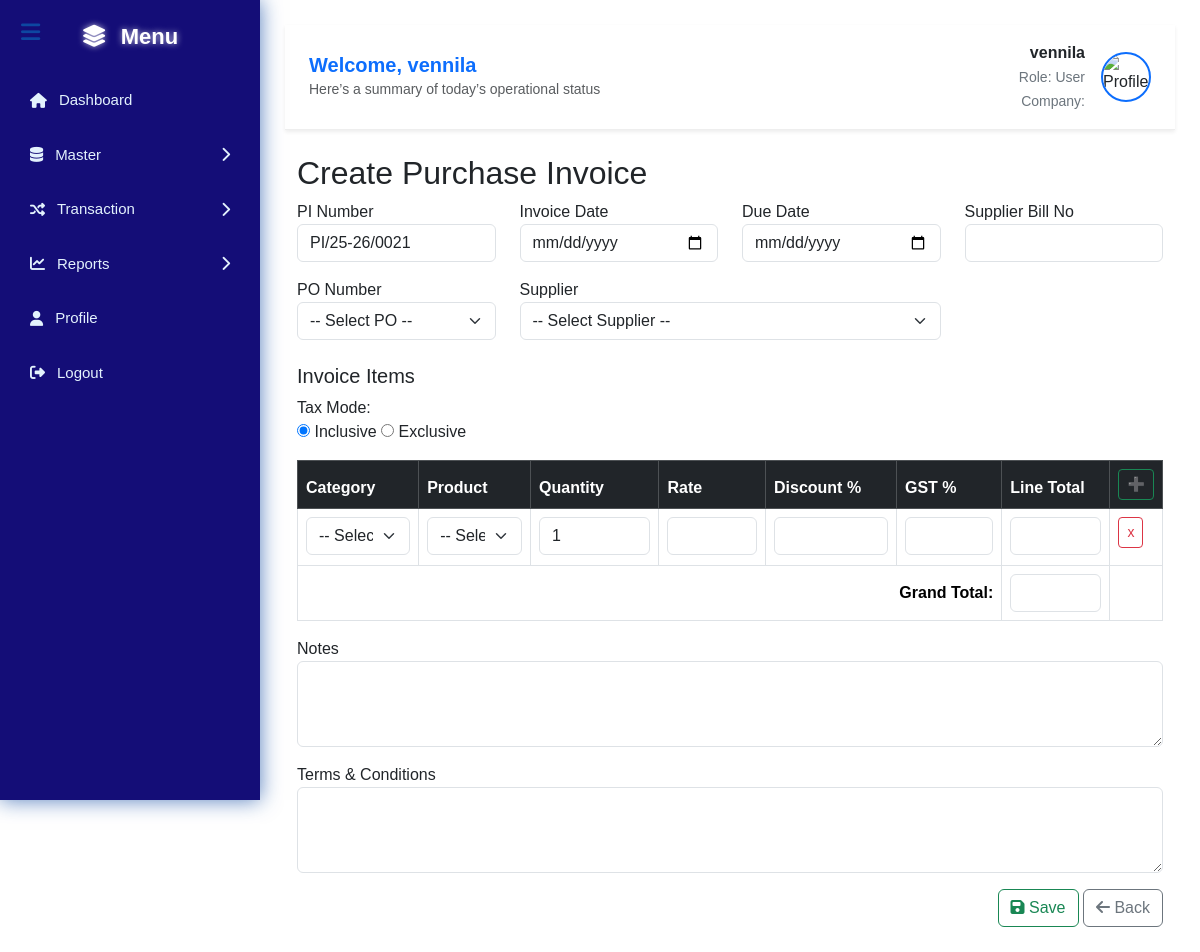
The page /insert_invoice.php (signed in) on the database as committed earlier.
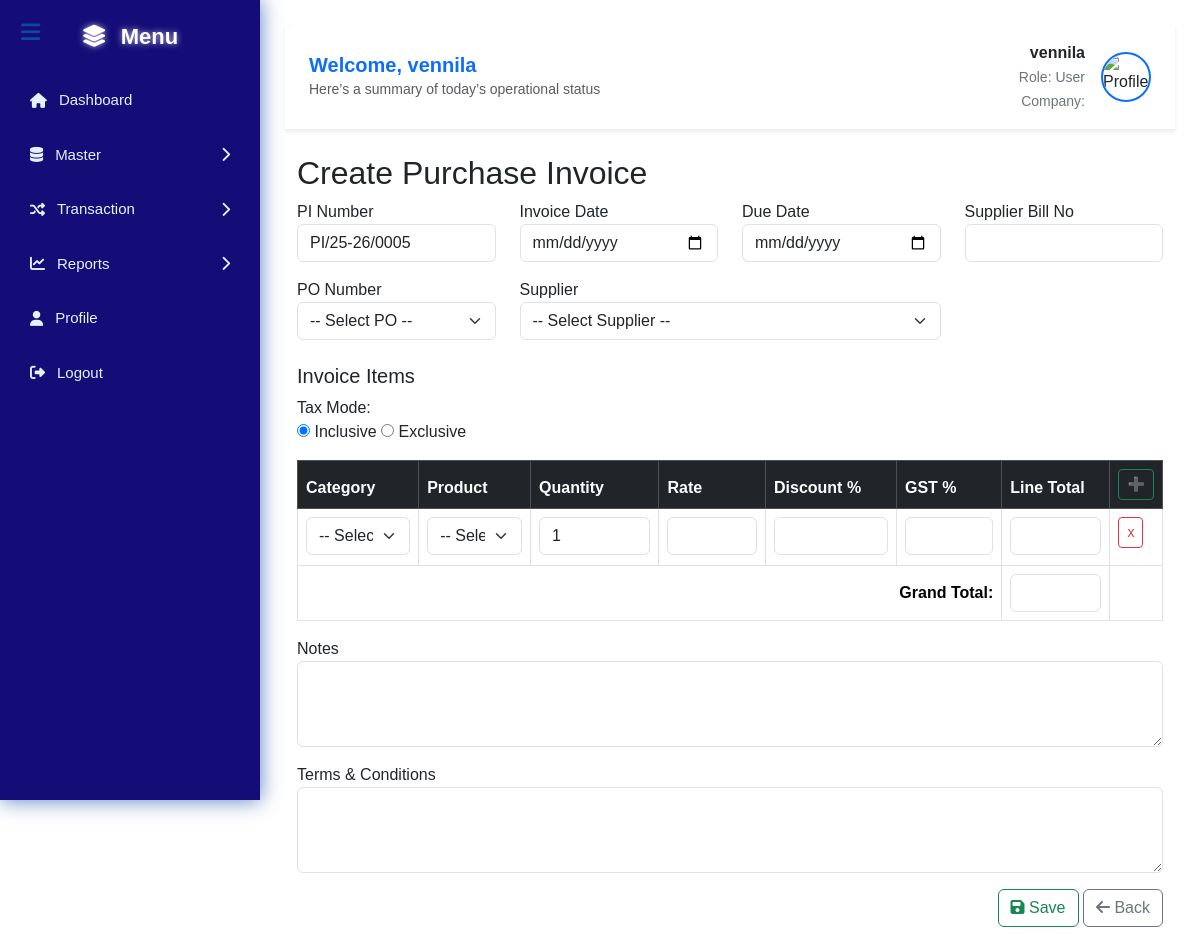
The same page on the database as committed later.
### tables this page shows
CREATE TABLE `purchase_invoices` (
  `pi_id` int(11) NOT NULL,
  `pi_number` varchar(50) NOT NULL,
  `pi_date` date NOT NULL,
  `due_date` date DEFAULT NULL,
  `supplier_id` int(11) NOT NULL,
  `po_id` int(11) DEFAULT NULL,
  `supplier_bill_no` varchar(100) DEFAULT NULL,
  `notes` text DEFAULT NULL,
  `terms` text DEFAULT NULL,
  `tax_mode` enum('Inclusive','Exclusive') DEFAULT 'Inclusive',
  `grand_total` decimal(12,2) NOT NULL DEFAULT 0.00,
  `created_at` timestamp NOT NULL DEFAULT current_timestamp()
);

### insert_invoice.php (the view, shortened to what the changed rows need)
<?php
require_once 'config.php';
include 'header.php';
function generatePINumber($pdo) {
    $last_pi = $pdo->query("SELECT pi_number FROM purchase_invoices ORDER BY pi_id DESC LIMIT 1")->fetchColumn();
    if ($last_pi) {
        $num = (int)substr($last_pi, strrpos($last_pi, "/")+1);
        return "PI/25-26/" . str_pad($num + 1, 4, "0", STR_PAD_LEFT);
    } else {
        return "PI/25-26/0001";
    }
}
$pi_number = generatePINumber($pdo);
?>
<div class="container mt-4">
    <h2>Create Purchase Invoice</h2>
    <form method="post" id="invoiceForm">
        <div class="row mb-3">
            <div class="col-md-3">
                <label>PI Number</label>
                <input type="text" name="pi_number" class="form-control" value="<?= $pi_number ?>" readonly>
            </div>
        </div>
        <table class="table table-bordered table-striped" id="itemsTable">
            <thead class="table-dark">
                <tr>
                    <th>Category</th>
                    <th>Product</th>
                    <th>Quantity</th>
                    <th>Rate</th>
                    <th>Discount %</th>
                    <th>GST %</th>
                    <th>Line Total</th>
                    <th>
                        <button type="button" class="btn btn-outline-success btn-sm" onclick="addRow()" >➕ </button>
                    </th>
                </tr>
            </thead>
            <tfoot>
                <tr>
                    <th colspan="6" class="text-end">Grand Total:</th>
                    <th><input type="number" id="grandTotal" class="form-control" readonly></th>
                    <th></th>
                </tr>
            </tfoot>
        </table>
    </form>
</div>

Rows that differ between the two databases and show on the page:
removed purchase_invoices: pi_number "PI/25-26/0021"
added purchase_invoices: pi_number "PI/25-26/0005"
